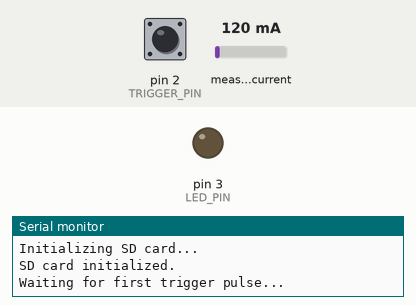
Bench run of a sketch on a simulated Arduino Uno, built with avr-gcc and run on an emulated ATmega328P. Parts: output pins drawn as LEDs (lit = HIGH), the last lines printed to the serial monitor. The inputs (shaded band) are chosen by the test bench; at power-on: pin 2 (TRIGGER_PIN) LOW, measured current 120 mA. Storage starts empty.

Above: at 1.2 s.
1.3 s: pin 2 (TRIGGER_PIN) driven HIGH
At 2.0 s:
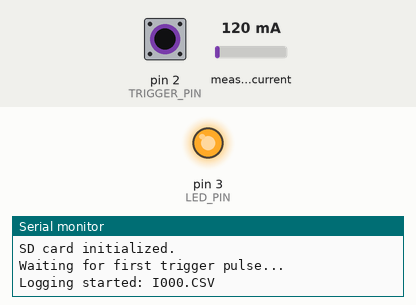
2.8 s: pin 2 (TRIGGER_PIN) driven LOW
4.3 s: pin 2 (TRIGGER_PIN) pulsed HIGH 5 times (0.12 s each, 0.3 s apart)
At 6.9 s:
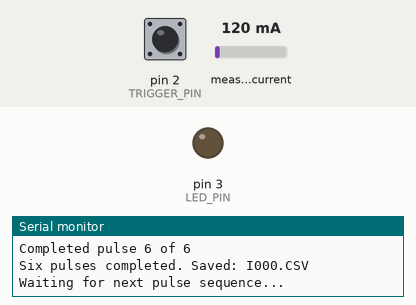
Timing chart, 0 to 8.4 s (numbered marks = the images above; inputs shaded):
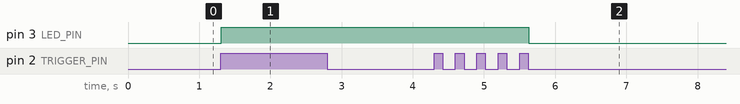

The sketch:

INA219_Trigger_SD_Logger.ino
```cpp
/*
  ======================================================================
  INA219 Six-Pulse Current Logger
  ======================================================================

  Purpose
  -------
  Records current draw continuously across a six-pulse digital trigger
  sequence.

  Logging behavior:
    1) Wait for the FIRST rising edge of the trigger.
    2) Create a new CSV file.
    3) Start time at 0.
    4) Continuously log:
           Time_s,Trigger,Current_mA
    5) Keep logging during BOTH HIGH pulses and LOW gaps.
    6) Count each completed pulse on the falling edge.
    7) After the SIXTH falling edge, write the final LOW-state sample,
       close the file, and wait for the next six-pulse sequence.

  Output files:
      I000.CSV
      I001.CSV
      I002.CSV
      ...

  Required libraries:
      Wire
      Adafruit INA219
      SD
      SPI
  ======================================================================
*/

#include <Arduino.h>
#include <Wire.h>
#include <Adafruit_INA219.h>
#include <SD.h>
#include <SPI.h>

// ---------------------------------------------------------------------
// User Settings
// ---------------------------------------------------------------------

constexpr uint8_t TRIGGER_PIN = 2;
constexpr uint8_t SD_CS_PIN   = 4;
constexpr uint8_t LED_PIN     = 3;

// Number of complete trigger pulses in one test.
constexpr uint8_t TOTAL_PULSES = 6;

// Logging interval.
// 10,000 us = 200 samples/second.
constexpr uint32_t SAMPLE_INTERVAL_US = 20000;

// ---------------------------------------------------------------------
// Hardware
// ---------------------------------------------------------------------

Adafruit_INA219 ina219;
File dataFile;

// ---------------------------------------------------------------------
// Logger State
// ---------------------------------------------------------------------

bool recording = false;

bool previousTriggerState = LOW;
bool currentTriggerState  = LOW;

uint8_t completedPulses = 0;

uint32_t measurementStartUs = 0;
uint32_t previousSampleUs   = 0;

char fileName[13];

// ---------------------------------------------------------------------
// Find Next Available CSV Filename
// ---------------------------------------------------------------------

bool getNextFileName()
{
  for (int i = 0; i < 1000; ++i)
  {
    snprintf(fileName, sizeof(fileName), "I%03d.CSV", i);

    if (!SD.exists(fileName))
    {
      return true;
    }
  }

  return false;
}

// ---------------------------------------------------------------------
// Write One Measurement
// ---------------------------------------------------------------------

void writeMeasurement(uint32_t sampleTimeUs, bool triggerState)
{
  if (!recording || !dataFile)
    return;

  const float elapsedTime =
      static_cast<float>(sampleTimeUs - measurementStartUs) / 1000000.0f;

  const float current_mA = ina219.getCurrent_mA();

  dataFile.print(elapsedTime, 6);
  dataFile.print(',');
  dataFile.print(triggerState ? 1 : 0);
  dataFile.print(',');
  dataFile.println(current_mA, 4);
}

// ---------------------------------------------------------------------
// Start Logging
// ---------------------------------------------------------------------

bool startRecording()
{
  if (!getNextFileName())
  {
    Serial.println("ERROR: No available filenames I000.CSV-I999.CSV.");
    return false;
  }

  dataFile = SD.open(fileName, FILE_WRITE);

  if (!dataFile)
  {
    Serial.print("ERROR: Could not create ");
    Serial.println(fileName);
    return false;
  }

  dataFile.println("Time_s,Trigger,Current_mA");

  completedPulses = 0;

  measurementStartUs = micros();
  previousSampleUs   = measurementStartUs;

  recording = true;

  digitalWrite(LED_PIN, HIGH);

  Serial.print("Logging started: ");
  Serial.println(fileName);

  // Record the first HIGH state immediately at approximately t = 0.
  writeMeasurement(measurementStartUs, HIGH);

  return true;
}

// ---------------------------------------------------------------------
// Stop Logging
// ---------------------------------------------------------------------

void stopRecording()
{
  if (dataFile)
  {
    dataFile.flush();
    dataFile.close();
  }

  recording = false;
  digitalWrite(LED_PIN, LOW);

  Serial.print("Six pulses completed. Saved: ");
  Serial.println(fileName);
  Serial.println("Waiting for next pulse sequence...");
}

// ---------------------------------------------------------------------
// Setup
// ---------------------------------------------------------------------

void setup()
{
  Serial.begin(9600);

  pinMode(TRIGGER_PIN, INPUT);
  pinMode(LED_PIN, OUTPUT);

  digitalWrite(LED_PIN, LOW);

  // ---------------------------------------------------------------
  // INA219
  // ---------------------------------------------------------------

  Wire.begin();

  Serial.println("Initializing INA219...");

  if (!ina219.begin())
  {
    Serial.println("ERROR: INA219 not found.");

    while (true)
    {
      digitalWrite(LED_PIN, HIGH);
      delay(100);
      digitalWrite(LED_PIN, LOW);
      delay(100);
    }
  }

  Serial.println("INA219 initialized.");

  // ---------------------------------------------------------------
  // SD Card
  // ---------------------------------------------------------------

  Serial.println("Initializing SD card...");

  if (!SD.begin(SD_CS_PIN))
  {
    Serial.println("ERROR: SD card initialization failed.");

    while (true)
    {
      digitalWrite(LED_PIN, HIGH);
      delay(500);
      digitalWrite(LED_PIN, LOW);
      delay(500);
    }
  }

  Serial.println("SD card initialized.");

  // Read initial trigger condition before entering loop.
  previousTriggerState = digitalRead(TRIGGER_PIN);

  Serial.println("Waiting for first trigger pulse...");
}

// ---------------------------------------------------------------------
// Main Loop
// ---------------------------------------------------------------------

void loop()
{
  currentTriggerState = digitalRead(TRIGGER_PIN);

  // ===============================================================
  // Detect FIRST rising edge and start the six-pulse recording
  // ===============================================================

  if (!recording &&
      previousTriggerState == LOW &&
      currentTriggerState == HIGH)
  {
    if (!startRecording())
    {
      delay(100);
    }
  }

  // ===============================================================
  // Continuous Current Logging
  //
  // This continues during both:
  //      Trigger HIGH
  //      Trigger LOW
  //
  // so the complete six-pulse sequence is captured.
  // ===============================================================

  if (recording)
  {
    const uint32_t nowUs = micros();

    if ((uint32_t)(nowUs - previousSampleUs) >= SAMPLE_INTERVAL_US)
    {
      previousSampleUs += SAMPLE_INTERVAL_US;

      writeMeasurement(nowUs, currentTriggerState);
    }

    // =============================================================
    // Count completed pulses using falling edges
    // =============================================================

    if (previousTriggerState == HIGH &&
        currentTriggerState == LOW)
    {
      completedPulses++;

      Serial.print("Completed pulse ");
      Serial.print(completedPulses);
      Serial.print(" of ");
      Serial.println(TOTAL_PULSES);

      // Write the falling edge immediately so the CSV explicitly
      // contains the transition to Trigger = 0.
      writeMeasurement(micros(), LOW);

      // ===========================================================
      // Stop AFTER the sixth pulse has gone LOW
      // ===========================================================

      if (completedPulses >= TOTAL_PULSES)
      {
        stopRecording();
      }
    }
  }

  previousTriggerState = currentTriggerState;
}
```

Measured:
- after the input at 1.3 s, pin 3 (LED_PIN): LOW → HIGH at once
- after the input at 4.3 s, pin 3 (LED_PIN): HIGH → LOW after 1.3 s
